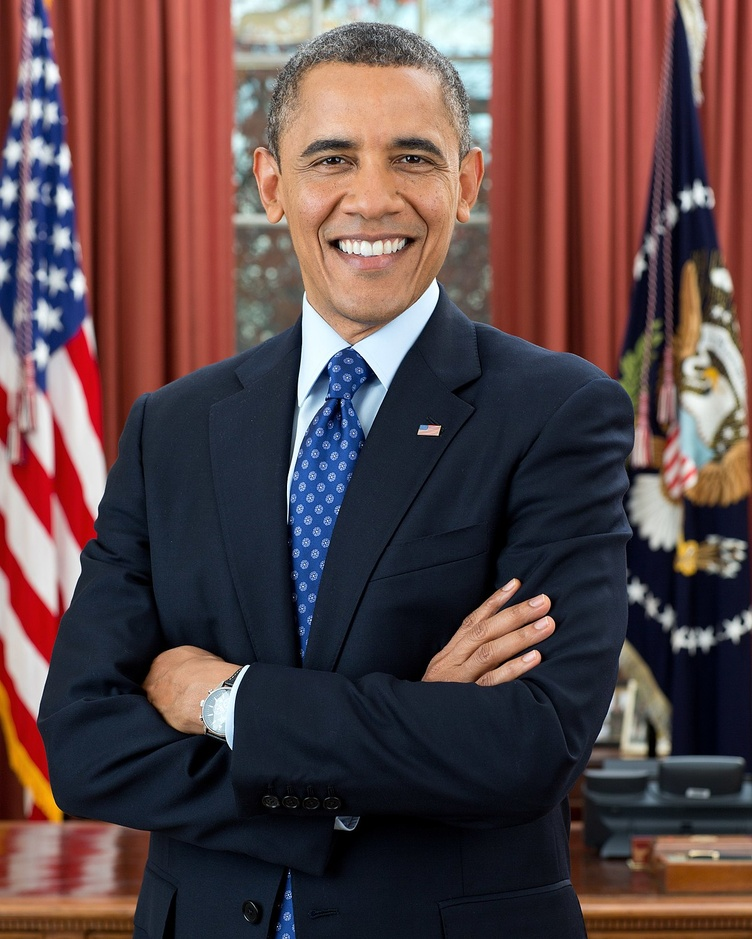
#> input picture images/barack.jpg, 752 x 939 px, shrunk from 1200 x 1499 before the run; its folder holds only this picture in this run
$ python imgtocoloringbook.py
#> lines starting #> are read from the running program, lines starting #| are printed output that depends on the picture
from PIL import Image, ImageFilter, ImageEnhance
import matplotlib.pyplot as plt
import matplotlib as mpl
import numpy as np
from skimage import feature
from skimage.morphology import dilation
from tqdm import tqdm
import glob

initialblurr = 1
contrastfactor = 1.5
cannyfactor = [1.5, 2, 3, 4, 5]
dilationsize = [2, 3, 5, 7]

filenames = glob.glob("images/*.jpg")
for cfilename in tqdm(filenames):
    for ccannyf in cannyfactor:
        for cdilationsize in dilationsize:
            image = Image.open(cfilename).convert('L')
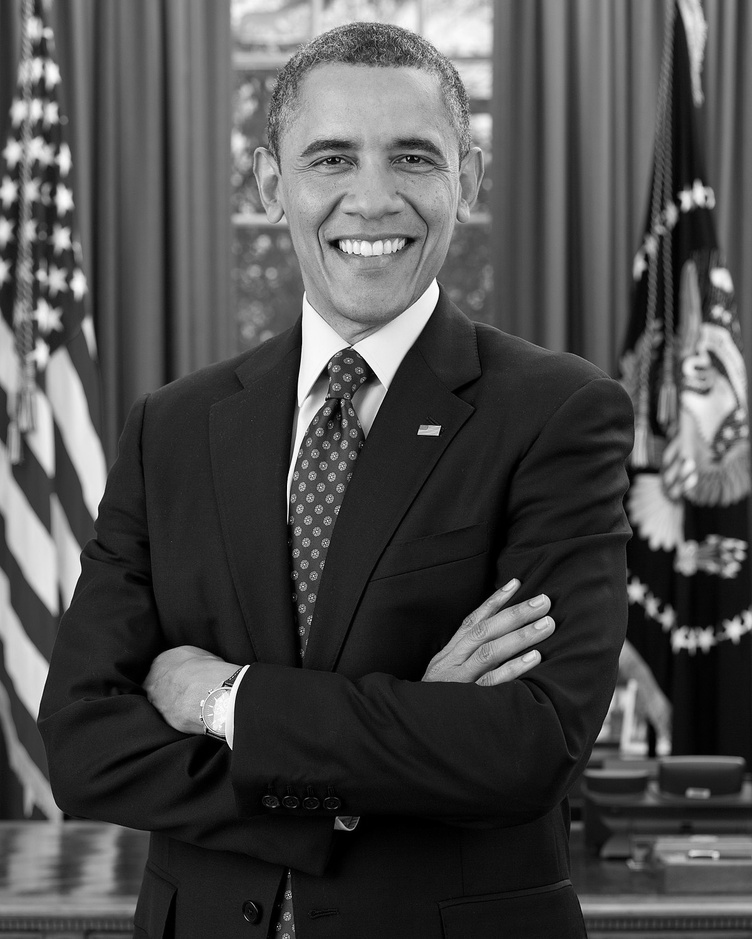
#> image: PIL image 752x939 L; min 0, max 254, mean 77
            image = image.filter(ImageFilter.GaussianBlur(radius=initialblurr))

            enhancer = ImageEnhance.Contrast(image)
            image = enhancer.enhance(contrastfactor)
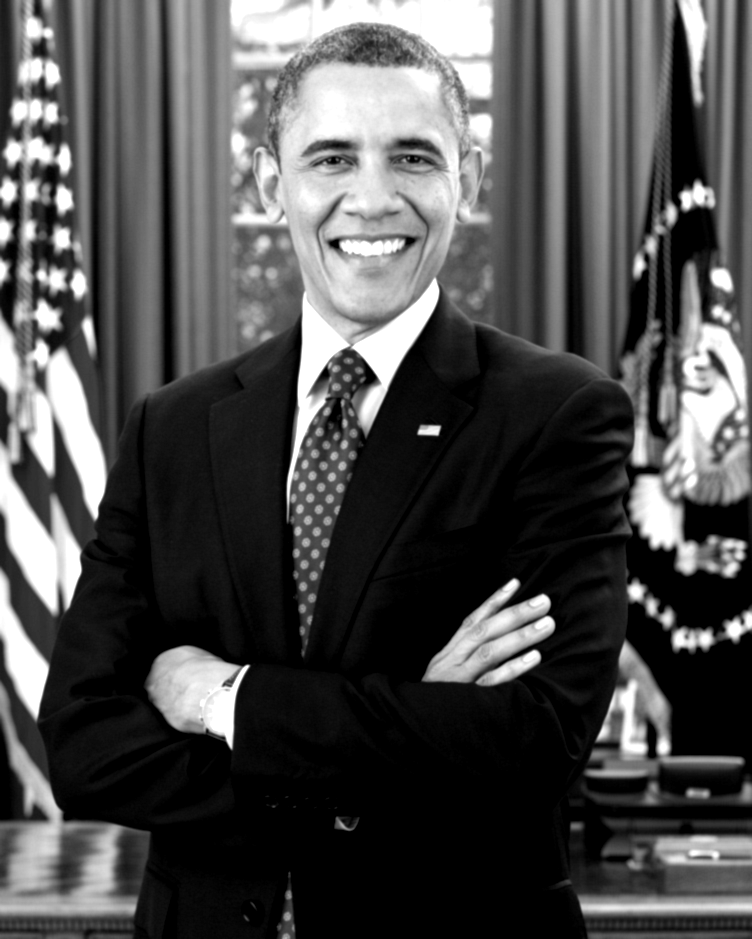
#> image: PIL image 752x939 L; min 0, max 255, mean 77.7
            image = np.array(image)

            image = feature.canny(image, sigma=ccannyf)
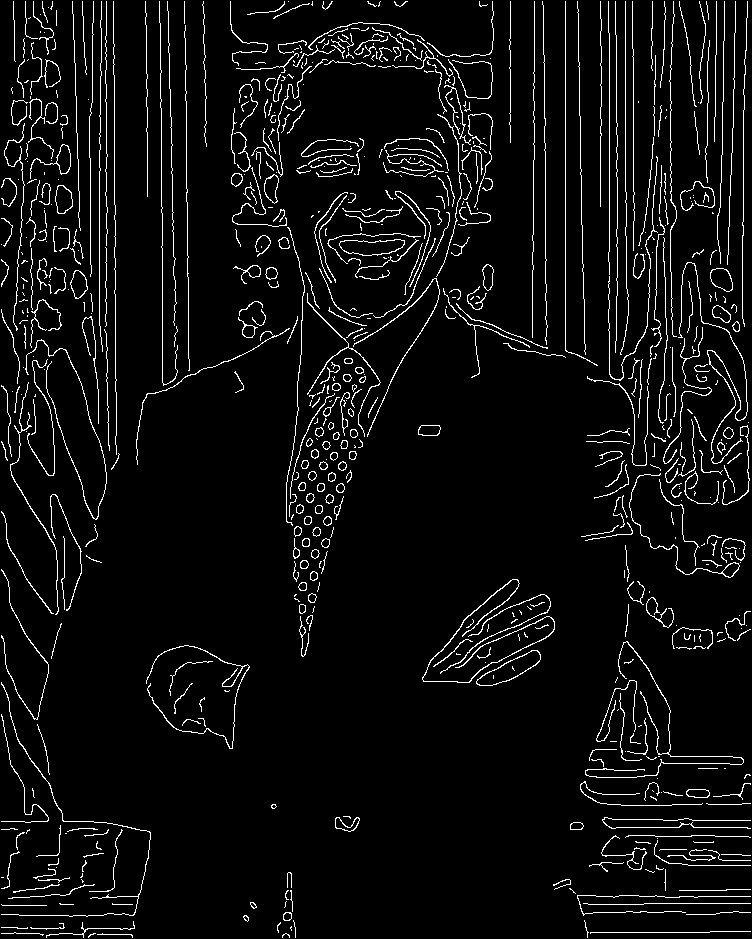
#> image: shape (939, 752) bool; 5.3% white in thin lines or dots
            image = dilation(image, np.ones((cdilationsize, cdilationsize)))
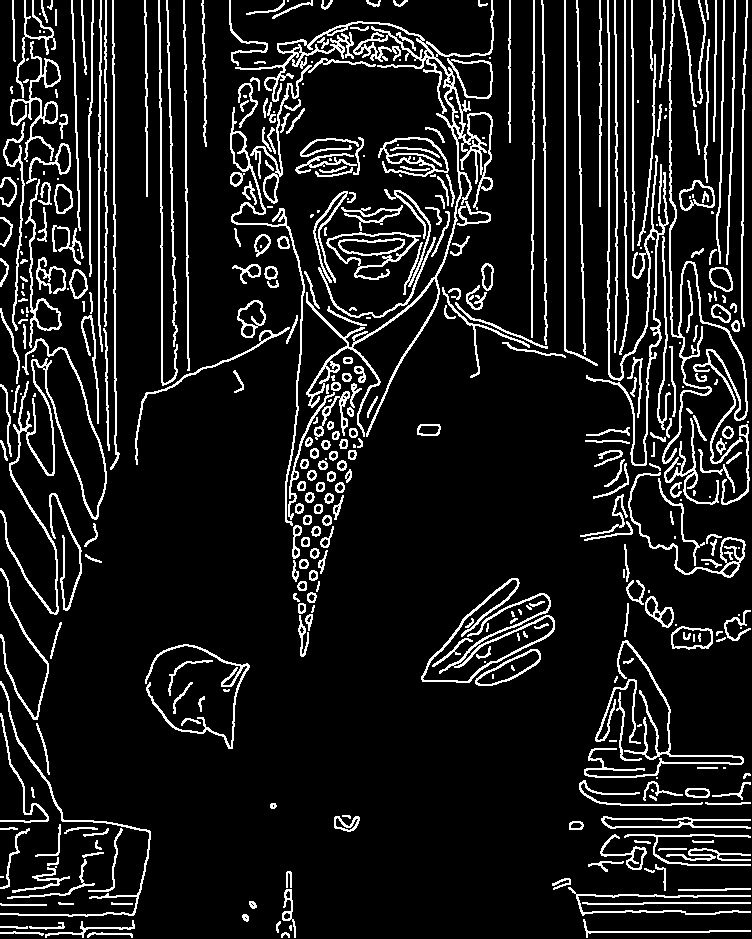
#> image: shape (939, 752) bool; 11.2% white in thin lines or dots
            image = np.invert(image)
#> image: shape (939, 752) bool; 88.8% white; black in thin lines or dots

            # Plot with faces
            dpi = mpl.rcParams['figure.dpi']
            height, width = image.shape
#> height = 939; width = 752
            figsize = width / float(dpi), height / float(dpi)
#> figsize = (7.52, 9.39)
            fig = plt.figure(figsize=figsize)
            plt.imshow(image, cmap='gray', interpolation='nearest')
            plt.axis('off')
            plt.savefig("results/{}_edges_canny_{}_dil_{}.jpg"
#> (the run stopped early here; a loop or call above may not have finished)
